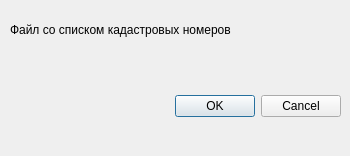
<?xml version="1.0" encoding="UTF-8"?>
<ui version="4.0">
 <class>Dialog</class>
 <widget class="QDialog" name="Dialog">
  <property name="geometry">
   <rect>
    <x>0</x>
    <y>0</y>
    <width>350</width>
    <height>156</height>
   </rect>
  </property>
  <property name="windowTitle">
   <string>Объекты кадастровой карты</string>
  </property>
  <widget class="QDialogButtonBox" name="buttonBox">
   <property name="geometry">
    <rect>
     <x>10</x>
     <y>90</y>
     <width>331</width>
     <height>32</height>
    </rect>
   </property>
   <property name="orientation">
    <enum>Qt::Horizontal</enum>
   </property>
   <property name="standardButtons">
    <set>QDialogButtonBox::Cancel|QDialogButtonBox::Ok</set>
   </property>
  </widget>
  <widget class="QgsFileWidget" name="cadastr_list_file">
   <property name="geometry">
    <rect>
     <x>10</x>
     <y>50</y>
     <width>331</width>
     <height>27</height>
    </rect>
   </property>
  </widget>
  <widget class="QLabel" name="path_label">
   <property name="geometry">
    <rect>
     <x>10</x>
     <y>20</y>
     <width>291</width>
     <height>19</height>
    </rect>
   </property>
   <property name="text">
    <string>Файл со списком кадастровых номеров</string>
   </property>
  </widget>
 </widget>
 <customwidgets>
  <customwidget>
   <class>QgsFileWidget</class>
   <extends>QWidget</extends>
   <header>qgsfilewidget.h</header>
  </customwidget>
 </customwidgets>
 <resources/>
 <connections>
  <connection>
   <sender>buttonBox</sender>
   <signal>accepted()</signal>
   <receiver>Dialog</receiver>
   <slot>accept()</slot>
   <hints>
    <hint type="sourcelabel">
     <x>248</x>
     <y>254</y>
    </hint>
    <hint type="destinationlabel">
     <x>157</x>
     <y>274</y>
    </hint>
   </hints>
  </connection>
  <connection>
   <sender>buttonBox</sender>
   <signal>rejected()</signal>
   <receiver>Dialog</receiver>
   <slot>reject()</slot>
   <hints>
    <hint type="sourcelabel">
     <x>316</x>
     <y>260</y>
    </hint>
    <hint type="destinationlabel">
     <x>286</x>
     <y>274</y>
    </hint>
   </hints>
  </connection>
 </connections>
</ui>
